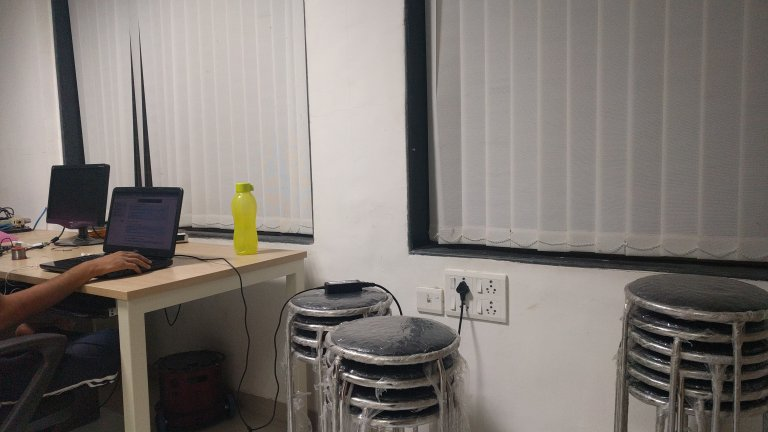
//> input picture stitching/src/2.jpg, 768 x 432 px
$ ./stitch2imgs_internet ../../../stitching/src/1.jpg ../../../stitching/src/2.jpg   (built with g++ and OpenCV 4)
//> lines starting //> are read from the running program, lines starting //| are printed output that depends on the picture
#include <stdio.h>
#include <iostream>

#include "opencv2/core/core.hpp"
#include "opencv2/features2d/features2d.hpp"
#include "opencv2/highgui/highgui.hpp"
#include "opencv2/nonfree/nonfree.hpp"
#include "opencv2/calib3d/calib3d.hpp"
#include "opencv2/imgproc/imgproc.hpp"

using namespace cv;

void readme();

/** @function main */
int main( int argc, char** argv )
{
 if( argc != 3 )
 { readme(); return -1; }

// Load the images
 Mat image1= imread( argv[2] );
//> image1 is the input picture: 432 rows x 768 cols, CV_8UC3; mean B, G, R 116, 120.7, 127
 Mat image2= imread( argv[1] );
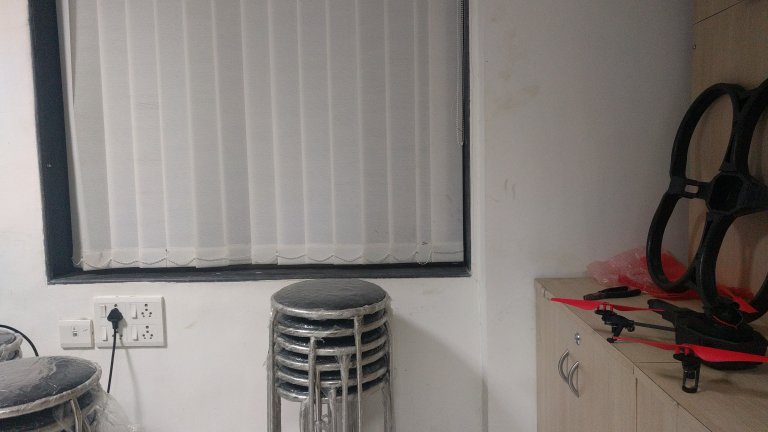
//> input picture stitching/src/1.jpg, 768 x 432 px
//> image2 is the input picture: 432 rows x 768 cols, CV_8UC3; mean B, G, R 122.1, 125.8, 132.2
 Mat gray_image1;
 Mat gray_image2;
 // Convert to Grayscale
 cvtColor( image1, gray_image1, CV_RGB2GRAY );
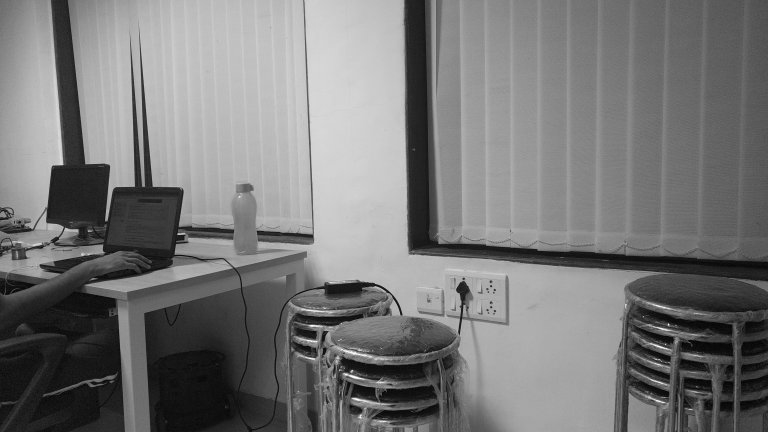
//> gray_image1: 432 rows x 768 cols, CV_8UC1; min 0, max 254, mean 120
 cvtColor( image2, gray_image2, CV_RGB2GRAY );
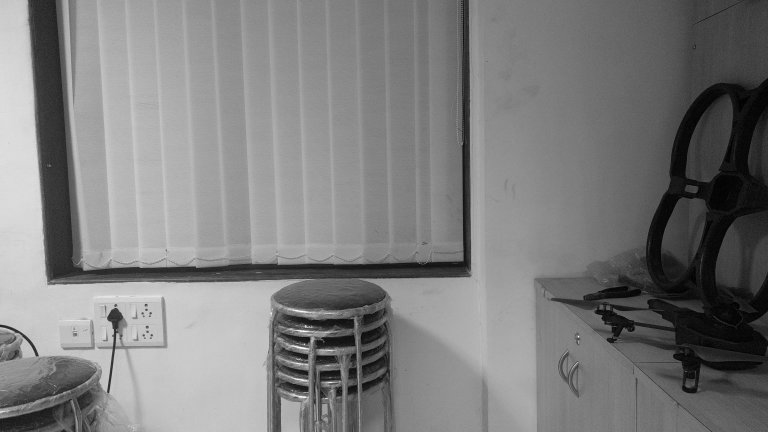
//> gray_image2: 432 rows x 768 cols, CV_8UC1; min 0, max 255, mean 125.5

imshow("first image",image2);
 imshow("second image",image1);

if( !gray_image1.data || !gray_image2.data )
 { std::cout<< " --(!) Error reading images " << std::endl; return -1; }

//-- Step 1: Detect the keypoints using SURF Detector
 int minHessian = 400;

//> (the run ends here: the program needs code that is not available in this run, at `SurfFeatureDetector detector( minHessian );`)
